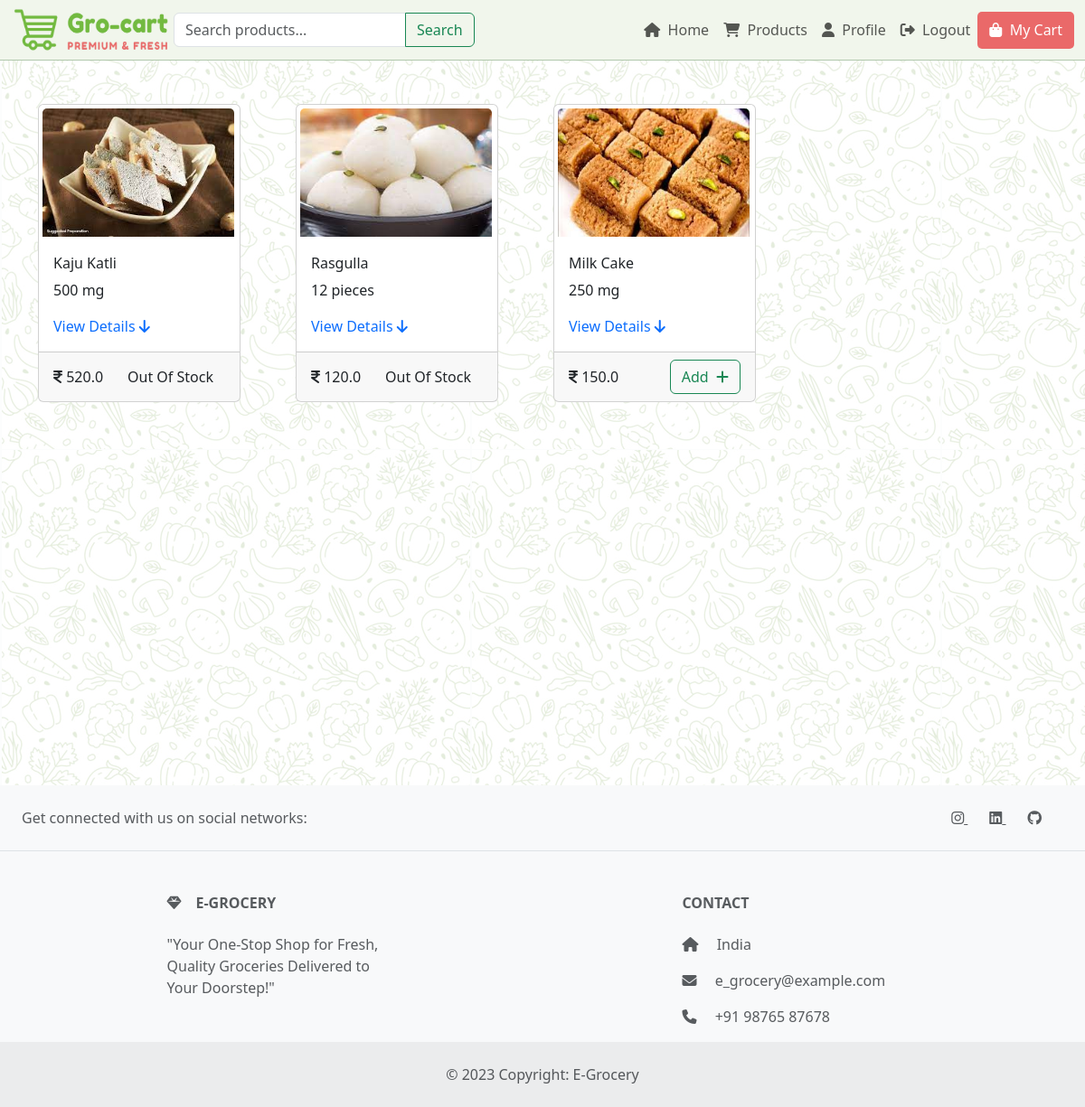
The page /show-products/2 (signed in) on the database its author committed.
### models.py (models this page shows)
class Product(db.Model):
    id = db.Column(db.Integer, primary_key=True)
    name = db.Column(db.String(50))
    price = db.Column(db.Float)
    photo = db.Column(db.String(255))
    manufacturing_date = db.Column(db.Date)
    expiry_date = db.Column(db.Date)
    quantity = db.Column(db.Integer)
    quantity_unit = db.Column(db.String(10))
    number  = db.Column(db.Integer)
    timestamp_added = db.Column(db.DateTime, default=datetime.utcnow)
    category_id = db.Column(db.Integer, db.ForeignKey('category.id'))
    no_of_buyed   = db.Column(db.Integer,default=0)

### app.py (the view)
@app.route('/show-products/<int:category_id>')
@login_required
def show_products(category_id):
    category = Category.query.get(category_id)
    products = Product.query.filter_by(category_id=category_id).all()
    return render_template('show_products.html', category=category, products=products)

### app.py (called while the page is built)
@login_manager.user_loader
def load_user(id):
    return User.query.get(int(id))

### templates/show_products.html
{% extends "base.html" %}
{% block content %}
{% from 'macros/product.html' import product_card %}
<div class="container mt-5">
    <div class="row justify-content-lg-start">
        {% for product in products %}
        {{ product_card(product,category,current_user) }}
        {% endfor %}
    </div>
</div>
{% endblock %}

### templates/macros/product.html (shortened to what this page needs)
{% macro product_card(product, category, current_user) %}
<div class="col-lg-3 col-md-6 col-sm-6 col-12 mb-4 ">
    <div class="card " style="width: 14rem;">
        <div class="product-image">
            <img src="{{ url_for('static', filename='uploads/product_images/' ~ product.photo) }}" class="card-img-top"
                alt="{{ product.name }}">
        </div>
        <div class="card-body">
            <h6 class="card-title text-lg-start">{{ product.name }}</h6>
            <p class="card-text">{{ product.quantity }} {{ product.quantity_unit }}</p>
            <a href="#collapse_{{ product.id }}" class="" style="text-decoration:none" data-bs-toggle="collapse"> View
                Details <i class="fa-solid fa-arrow-down"></i></a>
        </div>
        <div class="card-footer">
            {% if current_user.is_admin %}
            <a href="{{ url_for('edit_product', product_id=product.id) }}" class="btn btn-outline-success"><i
                    class="fas fa-edit"></i></a>
            <form action="{{ url_for('delete_product', product_id=product.id) }}" method="POST"
                style="display: inline;">
                <button type="submit" class="btn btn-outline-danger"><i class="fas fa-trash"></i></button>
            </form>
            {% else %}
            <div class="d-flex justify-content-between align-items-center">
                <span class="mr-2"><i class="fa-solid fa-indian-rupee-sign"></i>&nbsp;{{ product.price }}</span>
                {% if product in current_user.cart.products %}
                <form action="{{ url_for('remove_from_cart', product_id=product.id) }}" method="post">
                    <button class="btn btn-outline-danger" type="submit">Remove &nbsp;<i class="fa-solid fa-trash"></i></button>
                </form>
                {% else %}
                {% if product.number == 0 %}
                <button class="btn btn-outline-disabled">Out Of Stock</button>
                {% else %}
                <form action="{{ url_for('add_to_cart', product_id=product.id) }}" method="post">
                    <button class="btn btn-outline-success" type="submit">Add &nbsp;<i class="fa-solid fa-plus"></i></button>
                </form>
                {% endif %}
                {% endif %}
            </div>
            {% endif %}
        </div>
    </div>
</div>
{% endmacro %}

### static/style.css (style rules this page uses)
.bg-image { background-image: url('/static/images/bg-image.png'); }
.product-image { width: 220px; height: 150px; overflow: hidden; border-radius: 2px; padding: 4px; }
.product-image img { width: 100%; height: 100%; object-fit: fill; }

### rows shown on the page
Product: photo+name (picture), name "Kaju Katli", quantity "500", quantity_unit "mg", price "520.0", number "Out Of Stock"
Product: photo+name (picture), name "Rasgulla", quantity "12", quantity_unit "pieces", price "120.0", number "Out Of Stock"
Product: photo+name (picture), name "Milk Cake", quantity "250", quantity_unit "mg", price "150.0"

### other values the page prints
{{ name }} "Home Products Profile Logout"
{{ name }} "My Cart"
